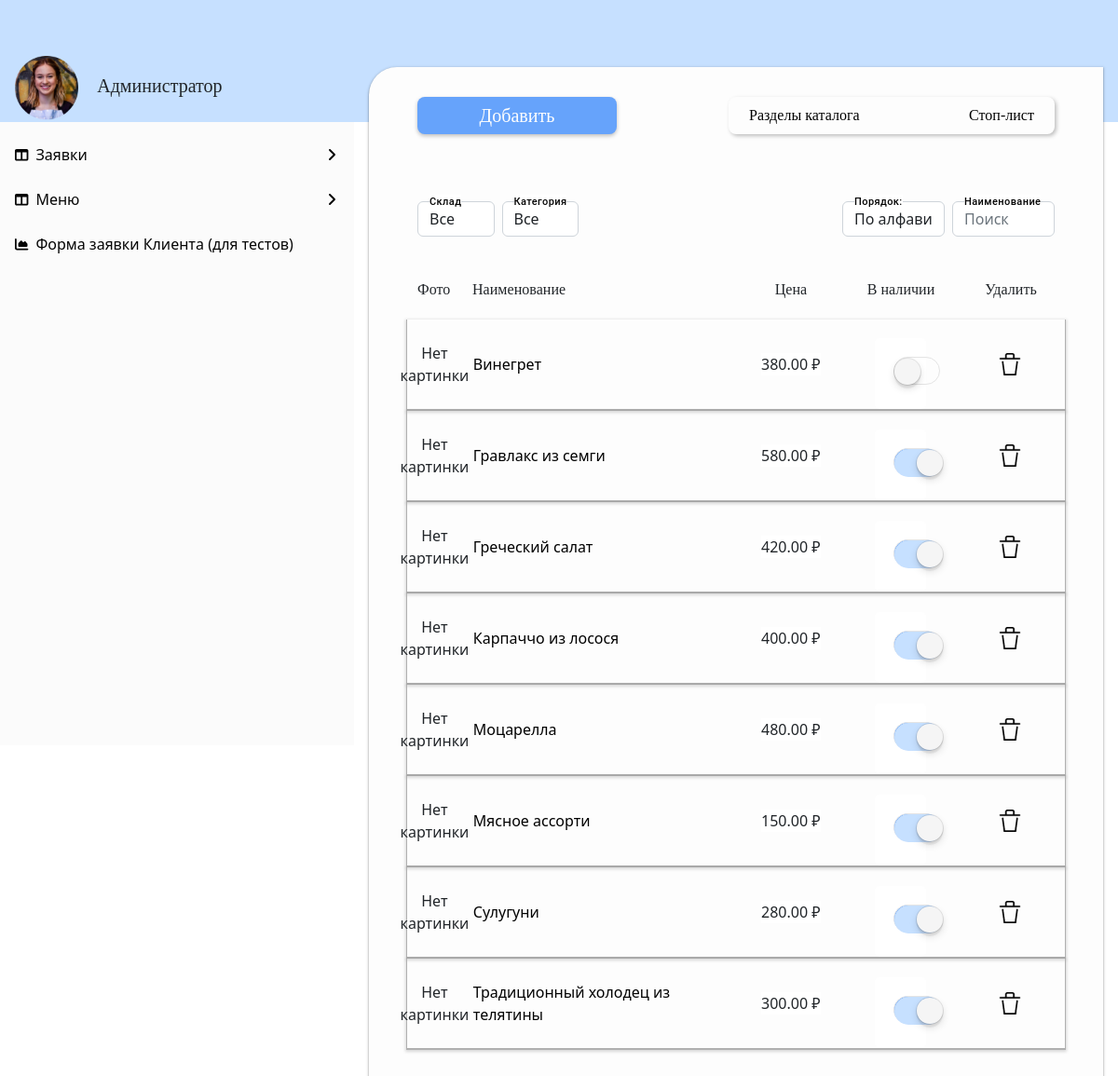
Screenshot of /dishes/ with the database file from the repository.
### menu/models.py (models this page shows, shortened)
class Dish(models.Model):
    name = models.CharField(max_length=255, unique=True)
    description = models.CharField(max_length=255, blank=True)
    picture = models.ImageField(upload_to=get_image_path, blank=True)
    price = models.FloatField(validators=[MinValueValidator(0.0)])
    price_discount = models.FloatField(validators=[MinValueValidator(0.0)], editable=False)
    discount = models.FloatField(default=0.0, validators=[MinValueValidator(0.0)])
    discount_rub = models.FloatField(default=0.0, validators=[MinValueValidator(0.0)])
    increment = models.FloatField(default=0.0, validators=[MinValueValidator(0.0)])
    increment_rub = models.FloatField(default=0.0, validators=[MinValueValidator(0.0)])
    sticker = models.CharField(max_length=3, choices=STICKERS, default='NEW')
    is_in_POS = models.BooleanField(default=True)
    is_in_delivery = models.BooleanField(default=False)
    is_in_stop_list = models.BooleanField(default=False)
    is_checked = models.BooleanField(default=False)
    quantity = models.IntegerField(validators=[MinValueValidator(0)], default=0)
    menu_section = models.ManyToManyField(MenuSection, related_name='dish')
    store = models.ForeignKey(Store, on_delete=models.CASCADE)
    def __str__(self):
        return self.name

### menu/views.py (the view, shortened to what this page needs)
# urls.py: path('', DishListView.as_view(), name='dishes_list'),
class DishListView(ListView):
    model = Dish
    template_name = 'menu/dishes.html'
    context_object_name = 'dishes'
    paginate_by = 20
    ordering = 'name'
    def get_queryset(self):
        queryset = super().get_queryset()
        self.sortform = DishSortForm(self.request.GET)
        if self.sortform.is_valid():
            if self.sortform.cleaned_data['ordering']:
                queryset = queryset.order_by(self.sortform.cleaned_data['ordering'])
        self.filterset = DishFilter(self.request.GET, queryset)
        self.in_stock = DishFilter(self.request.GET, queryset.filter(is_in_stop_list='False'))
        self.stop_list = DishFilter(self.request.GET, queryset.filter(is_in_stop_list='True'))
        return self.filterset.qs
    def get_context_data(self, **kwargs):
        context = super().get_context_data(**kwargs)
        context['filterset'] = self.filterset
        context['sortform'] = self.sortform
        context['in_stock'] = self.in_stock.qs
        context['stop_list'] = self.stop_list.qs
        return context

### menu/forms.py
class DishSortForm(forms.Form):
    SORT = [
        ('name', 'По алфавиту'),
        ('price_discount', 'По стоимости'),
    ]
    ordering = forms.ChoiceField(label='Порядок', choices=SORT, required=False)

### menu/models.py (called while the page is built)
    def __str__(self):
        return self.name

    def __str__(self):
        return self.name

### templates/menu/dishes.html (shortened to what this page needs)
{% extends 'default.html' %}
{% load custom_tags %}
{% load crispy_forms_tags %}
{% block content %}
    <div class="container-fluid pb-5">
    <div class="row pb-5 justify-content-between">
    <div class="col">
  	<button class="create-app"  onclick="window.location.href='{% url 'dish_create' %}';">Добавить</button>
    </div>
        <div class="col d-flex justify-content-end">
            <div class="dishes-top-menu d-flex justify-content-between px-3 py-2">
                <button onclick="window.location.href='/menu/';">Разделы каталога</button>
                 <button class="btn_stop" onclick="window.location.href='{% url 'dishes_stoplist' %}';">Стоп-лист</button>
            </div>
        </div>
    </div>
    	<form class="filters-form" enctype='multipart/form-data' action="" method="get">
    <div class="row pb-5">
        <div class="col" style="display: flex;">
             <div class="col-3 me-2">
                   {{ filterset.form.store|as_crispy_field }}
             </div>
             <div class="col-3">
                 {{ filterset.form.menu_section|as_crispy_field }}
             </div>
        </div>
            <div class="col" style="display: flex;justify-content: flex-end;">
         <div class="col-4 me-2">
           {{ sortform }}
         </div>
                <div class="col-4">
		{{ filterset.form.name|as_crispy_field }}
                </div>
        </div>
</div>
	</form>
	{% if dishes %}
        <div class="row common-font mb-4" style="font-size: 16px !important;">
        <div class="col-1">Фото</div>
         <div class="col-5" style="text-align: left">Наименование</div>
         <div class="col">Цена</div>
         <div class="col">В наличии</div>
         <div class="col">Удалить</div>
        </div>
	{% for dish in dishes %}
        <div class="row catalog-row style="font-size: 16px !important;"">
                <div class="col-1 center-content" style="text-align: center">
       	{% if dish.picture %}
						<img src="{{ dish.picture.url }}" width="54px">
					{% else %}
					Нет картинки
					{% endif %}
                </div>
            <div class="col-5 center-content" style="justify-content: flex-start"><a href="{% url 'dish_detail' pk=dish.pk %}">{{ dish.name }}</a></div>
                 <div class="col center-content change-price" onclick="removeStyle(this);">
                 	<form action="" method="post" class="change-price-form position-relative">
					{% if dish.price != dish.price_discount %}
                        <div class="row flex-nowrap">
                            <div class="col px-0">{{ dish.price_discount|floatformat:2 }} &#8381;</div>
                            <div class="col px-1"><p style="text-decoration: line-through">	{{ dish.price|floatformat:2 }} &#8381;</p></div>
                        <div class="hide-input d-none">
                                        <div class="row flex-nowrap bg-white">
                                 <div class="col">
					<input class="price-input" type="number" name="{{ dish.pk }}" id="{{ dish }}" value="{{ dish.price|floatformat:2 }}"
								   oninput="limit_input(id)">
                                 </div>
                                                  <div class="col px-0 mx-0">
						<input class="save-input" type="submit" value="">
                                                       </div>
                                             </div>
                        </div>
                          </div>
					{% else %}
                             <div class="row flex-nowrap bg-white">
                         <div class="col px-0">
                        {{ dish.price|floatformat:2 }} &#8381;
                         </div>
                        <br>
                              </div>
					{% endif %}
					</form>
                 </div>
                 <div class="col center-content">{% if not dish.is_in_stop_list %}
					<a class="toggle-link" href="{% url 'dish_addsl' pk=dish.pk %}">
                     <div class="toggleWrapper">
  <label for="toggle1"></label>
</div>
                    </a>
					{% else %}
					<a class="toggle-link" href="{% url 'dish_delsl' pk=dish.pk %}">
                     <div class="toggleWrapper">
  <label for="toggle2"></label>
</div></a>
					{% endif %}</div>
                 <div class="col center-content"><a href="{% url 'dish_delete' pk=dish.pk %}"><img src="/static/img/delete.png" width="48px"></a></div>
        </div>
	{% endfor %}
	{% else %}
		<p>Товаров нет!</p>
	{% endif %}
{% endblock content %}

### rows the page displays
Dish: picture "Нет картинки", name "Винегрет", price "380.00", is_in_stop_list True (drawn)
Dish: picture "Нет картинки", name "Гравлакс из семги", price "580.00", is_in_stop_list False (drawn)
Dish: picture "Нет картинки", name "Греческий салат", price "420.00", is_in_stop_list False (drawn)
Dish: picture "Нет картинки", name "Карпаччо из лосося", price "400.00", is_in_stop_list False (drawn)
Dish: picture "Нет картинки", name "Моцарелла", price "480.00", is_in_stop_list False (drawn)
Dish: picture "Нет картинки", name "Мясное ассорти", price "150.00", is_in_stop_list False (drawn)
Dish: picture "Нет картинки", name "Сулугуни", price "280.00", is_in_stop_list False (drawn)
Dish: picture "Нет картинки", name "Традиционный холодец из телятины", price "300.00", is_in_stop_list False (drawn)
